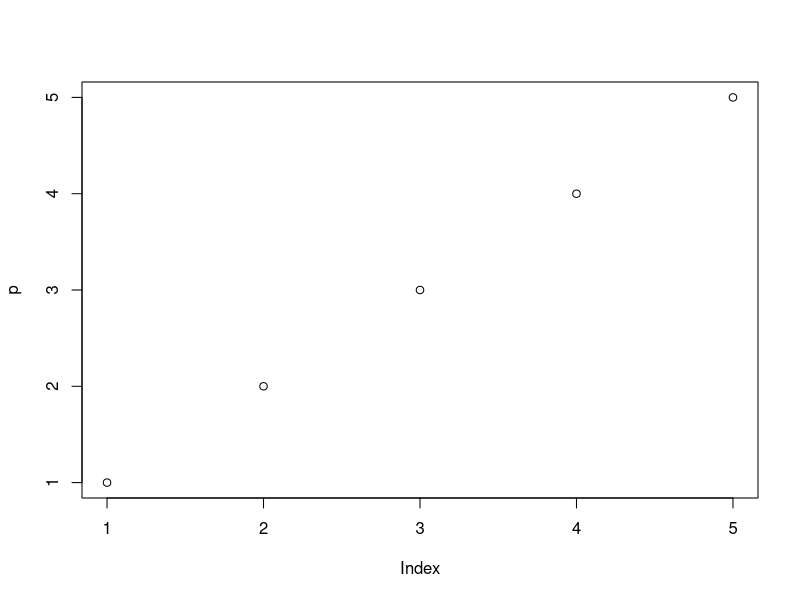

Source code (R):
## ---- chunk 1
paste("Sample", "text", 1, sep = " ")
## ---- chunk 2
p <- (1:5)
plot(p)
